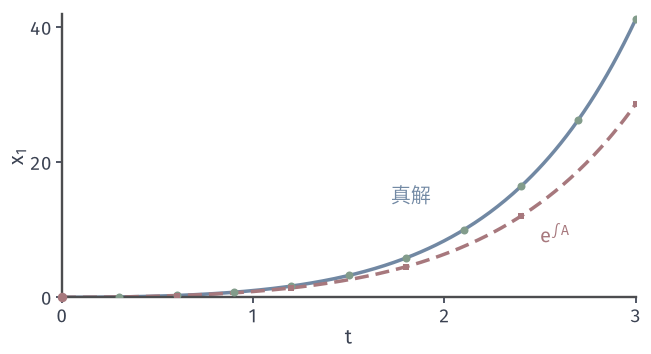

Write the Python code that produced this figure.
from pathlib import Path
import sys
ROOT = next(p for p in Path(__file__).resolve().parents if (p/'build.sh').is_file() and (p/'tex/book.tex').is_file())
sys.path.insert(0, str(ROOT/'figures/06-differential-equations/01-ordinary-differential-equations/matplotlib/lde-common'))
from lde_common import *
HERE = Path(__file__).resolve().parent
# 目标：A(t)=[[0,t],[0,1]]，x0=(0,1)。真解 x1=(t-1)e^t+1（RK4 核对），直接取指数的结果 (e^t-1)t/2 不同。
A = lambda t: np.array([[0., t], [0, 1]])
fig, ax = figure(width_mm=92, height_mm=50)
panel(fig, .095, .975, .96, .16)
t = np.linspace(0, 3, 300)
ax.plot(t, (t-1)*np.exp(t)+1, color=BLUE, lw=MAIN)
ax.plot(t, (np.exp(t)-1)*t/2, color=RED, lw=1.4, ls=(0, (4, 2)))
ts, xs = rk4(lambda s, x: A(s)@x, 0, [0, 1], 3, 60)
ax.plot(ts[::6], xs[::6, 0], 'o', ms=3.2, color=GREEN, mew=0, zorder=4)
naive2 = np.array([expm(np.array([[0, s*s/2], [0, s]]))[0, 1] for s in ts[::12]])
ax.plot(ts[::12], naive2, 's', ms=2.8, color=RED, mew=0, zorder=4)
ax.plot([0], [0], 'o', ms=3.8, color=RED, mew=0, clip_on=False, zorder=5)
ax.text(1.72, 14, '真解', color=BLUE); ax.text(2.5, 8, '$\\mathrm{e}^{\\int \\mathbf{A}}$', color=RED)
ax.set_xlim(0, 3); ax.set_ylim(0, 42); ax.set_xticks([0, 1, 2, 3]); ax.set_yticks([0, 20, 40]); label(ax, '$t$', '$x_1$')
print(float(xs[-1, 0]), (3-1)*np.exp(3)+1)
save(fig, HERE, 'figure', {'A(t)': '[[0,t],[0,1]]', 'x0': [0, 1], 'true': '(t-1)e^t+1 checked with RK4 h=0.05', 'naive': '(e^t-1)t/2'})
